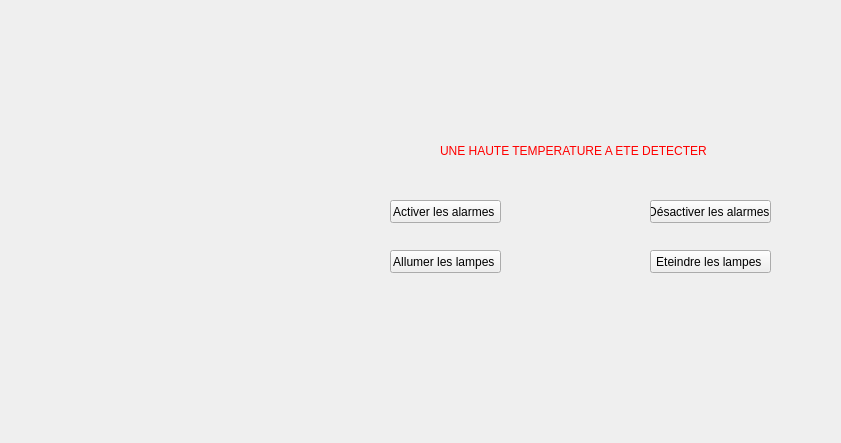
    <widget class="QWidget" name="page_4">
     <property name="geometry">
      <rect>
       <x>0</x>
       <y>0</y>
       <width>841</width>
       <height>443</height>
      </rect>
     </property>
     <attribute name="label">
      <string>Arduino </string>
     </attribute>
     <widget class="QWidget" name="widget" native="true">
      <property name="geometry">
       <rect>
        <x>300</x>
        <y>90</y>
        <width>591</width>
        <height>311</height>
       </rect>
      </property>
      <widget class="QLabel" name="label_36">
       <property name="geometry">
        <rect>
         <x>140</x>
         <y>40</y>
         <width>321</width>
         <height>41</height>
        </rect>
       </property>
       <property name="styleSheet">
        <string notr="true">color: rgb(255, 0, 0);
font: 75 8pt &quot;System&quot;;</string>
       </property>
       <property name="text">
        <string>UNE HAUTE TEMPERATURE A ETE DETECTER </string>
       </property>
      </widget>
      <widget class="QPushButton" name="pushButton">
       <property name="geometry">
        <rect>
         <x>90</x>
         <y>110</y>
         <width>111</width>
         <height>23</height>
        </rect>
       </property>
       <property name="text">
        <string>Activer les alarmes </string>
       </property>
      </widget>
      <widget class="QPushButton" name="pushButton_5">
       <property name="geometry">
        <rect>
         <x>350</x>
         <y>110</y>
         <width>121</width>
         <height>23</height>
        </rect>
       </property>
       <property name="text">
        <string>Désactiver les alarmes </string>
       </property>
      </widget>
      <widget class="QPushButton" name="pushButton_6">
       <property name="geometry">
        <rect>
         <x>90</x>
         <y>160</y>
         <width>111</width>
         <height>23</height>
        </rect>
       </property>
       <property name="text">
        <string>Allumer les lampes </string>
       </property>
      </widget>
      <widget class="QPushButton" name="pushButton_8">
       <property name="geometry">
        <rect>
         <x>350</x>
         <y>160</y>
         <width>121</width>
         <height>23</height>
        </rect>
       </property>
       <property name="text">
        <string>Eteindre les lampes </string>
       </property>
      </widget>
      <widget class="QLabel" name="label_38">
       <property name="geometry">
        <rect>
         <x>180</x>
         <y>210</y>
         <width>221</width>
         <height>31</height>
        </rect>
       </property>
       <property name="styleSheet">
        <string notr="true">color: rgb(255, 0, 127);
font: 81 11pt &quot;Rockwell Extra Bold&quot;;</string>
       </property>
       <property name="text">
        <string/>
       </property>
      </widget>
     </widget>
    </widget>
